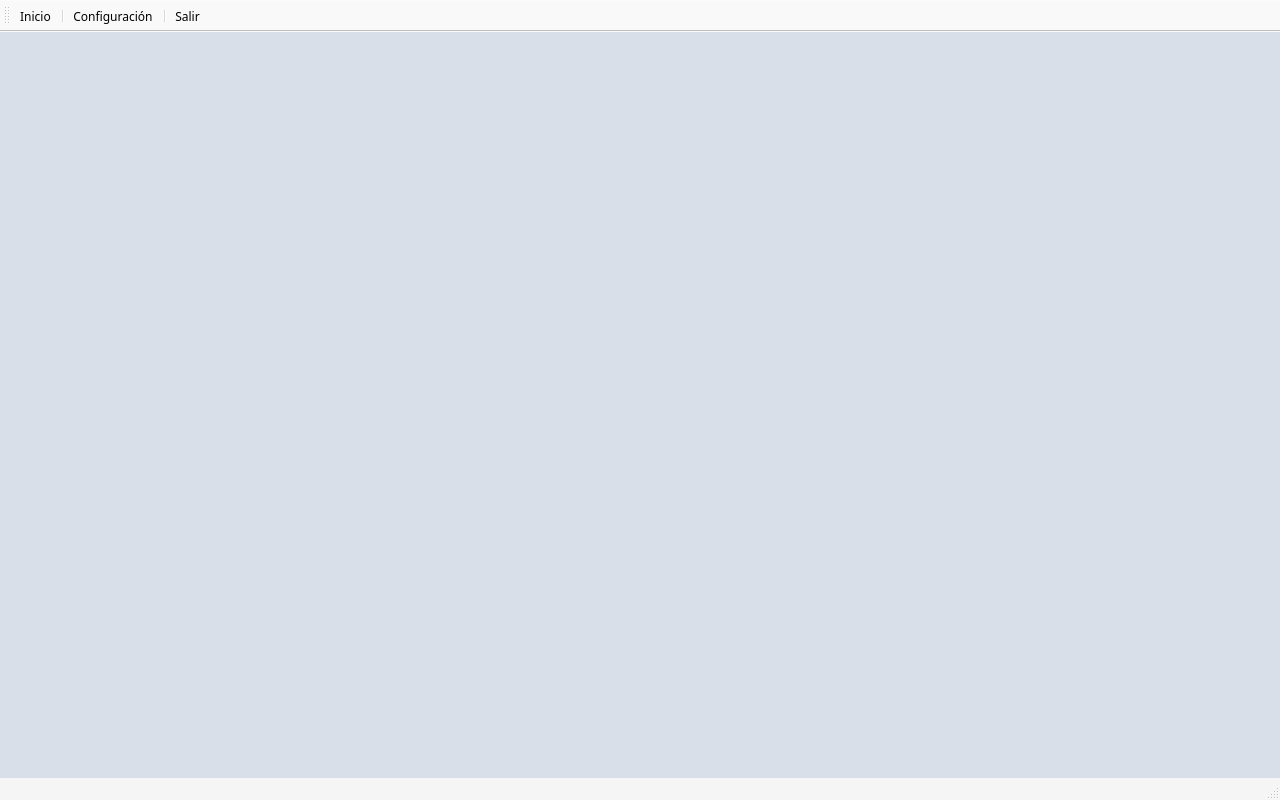
<?xml version="1.0" encoding="UTF-8"?>
<ui version="4.0">
 <class>MainWindow</class>
 <widget class="QMainWindow" name="MainWindow">
  <property name="geometry">
   <rect>
    <x>0</x>
    <y>0</y>
    <width>1280</width>
    <height>800</height>
   </rect>
  </property>
  <property name="windowTitle">
   <string>Twelve Technologies</string>
  </property>
  <property name="styleSheet">
   <string notr="true">#centralwidget 
{
	background: #D9DFE8;
}
QToolBar{
	background: rgba(255, 255, 255, 100); 
}
QStatusBar{
	background: rgba(255, 255, 255, 100); 
}
#page_bienvenida{
background-image: url(:/ASSETS/fondo_home.jpg);
}
#page_registro{
background-image: url(:/ASSETS/fondo.jpg);
}
#page_resultados{
background-image: url(:/ASSETS/fondo.jpg);
}
QPushButton
{
  color: white;
  font: 57 14pt &quot;Exo&quot;;
  border: 0px;
  padding: 0 8px;
  border-radius: 18px;
  background: #243046;
  height: 41px;
}

QPushButton#btnPrueba
{
    background: #D9DFE8;	
	background-image: url(:/ASSETS/prueba.png);
}
QPushButton#btnHistorial
{
    background: #D9DFE8;	
	background-image: url(:/ASSETS/historial.png);
}

QPushButton#pushButton_3
{
  border: 2px solid gray;
  border-radius: 10px;
  padding: 0 8px;
  background: yellow;
}

QTextEdit
{
  font: 57 14pt &quot;Exo&quot;;
  border: 2px solid silver;
  padding: 5px 8px 5px 8px;
  border-radius: 10px;
  background: #fff;
}</string>
  </property>
  <widget class="QWidget" name="centralwidget">
   <widget class="QStackedWidget" name="stackedWidget">
    <property name="enabled">
     <bool>true</bool>
    </property>
    <property name="geometry">
     <rect>
      <x>0</x>
      <y>0</y>
      <width>1280</width>
      <height>714</height>
     </rect>
    </property>
    <property name="font">
     <font>
      <family>Exo</family>
      <pointsize>40</pointsize>
     </font>
    </property>
    <property name="mouseTracking">
     <bool>false</bool>
    </property>
    <property name="currentIndex">
     <number>0</number>
    </property>
    <widget class="QWidget" name="page_bienvenida">
     <widget class="QLabel" name="img_logo">
      <property name="geometry">
       <rect>
        <x>150</x>
        <y>150</y>
        <width>311</width>
        <height>411</height>
       </rect>
      </property>
      <property name="text">
       <string/>
      </property>
      <property name="pixmap">
       <pixmap>ASSETS/logo.png</pixmap>
      </property>
      <property name="scaledContents">
       <bool>true</bool>
      </property>
     </widget>
     <widget class="QPushButton" name="btnHistorial">
      <property name="enabled">
       <bool>true</bool>
      </property>
      <property name="geometry">
       <rect>
        <x>890</x>
        <y>400</y>
        <width>269</width>
        <height>87</height>
       </rect>
      </property>
      <property name="text">
       <string/>
      </property>
     </widget>
     <widget class="QPushButton" name="btnPrueba">
      <property name="geometry">
       <rect>
        <x>890</x>
        <y>290</y>
        <width>269</width>
        <height>87</height>
       </rect>
      </property>
      <property name="text">
       <string/>
      </property>
     </widget>
    </widget>
    <widget class="QWidget" name="page_registro">
     <widget class="QTextEdit" name="txtNombre">
      <property name="geometry">
       <rect>
        <x>270</x>
        <y>240</y>
        <width>411</width>
        <height>41</height>
       </rect>
      </property>
      <property name="font">
       <font>
        <family>Exo</family>
        <pointsize>14</pointsize>
        <weight>7</weight>
        <italic>false</italic>
        <bold>false</bold>
       </font>
      </property>
      <property name="frameShadow">
       <enum>QFrame::Sunken</enum>
      </property>
      <property name="verticalScrollBarPolicy">
       <enum>Qt::ScrollBarAlwaysOff</enum>
      </property>
      <property name="html">
       <string>&lt;!DOCTYPE HTML PUBLIC &quot;-//W3C//DTD HTML 4.0//EN&quot; &quot;http://www.w3.org/TR/REC-html40/strict.dtd&quot;&gt;
&lt;html&gt;&lt;head&gt;&lt;meta name=&quot;qrichtext&quot; content=&quot;1&quot; /&gt;&lt;style type=&quot;text/css&quot;&gt;
p, li { white-space: pre-wrap; }
&lt;/style&gt;&lt;/head&gt;&lt;body style=&quot; font-family:'Exo'; font-size:14pt; font-weight:56; font-style:normal;&quot;&gt;
&lt;p style=&quot;-qt-paragraph-type:empty; margin-top:0px; margin-bottom:0px; margin-left:0px; margin-right:0px; -qt-block-indent:0; text-indent:0px; font-family:'Cantarell'; font-size:11pt; font-weight:400;&quot;&gt;&lt;br /&gt;&lt;/p&gt;&lt;/body&gt;&lt;/html&gt;</string>
      </property>
     </widget>
     <widget class="QPushButton" name="btnRegistrar">
      <property name="geometry">
       <rect>
        <x>1040</x>
        <y>580</y>
        <width>200</width>
        <height>41</height>
       </rect>
      </property>
      <property name="font">
       <font>
        <family>Exo</family>
        <pointsize>14</pointsize>
        <weight>7</weight>
        <italic>false</italic>
        <bold>false</bold>
       </font>
      </property>
      <property name="text">
       <string>Siguiente</string>
      </property>
     </widget>
     <widget class="QLabel" name="label">
      <property name="geometry">
       <rect>
        <x>160</x>
        <y>250</y>
        <width>81</width>
        <height>21</height>
       </rect>
      </property>
      <property name="font">
       <font>
        <family>Exo</family>
        <pointsize>16</pointsize>
       </font>
      </property>
      <property name="styleSheet">
       <string notr="true">color: rgb(238, 238, 236);</string>
      </property>
      <property name="text">
       <string>Nombre</string>
      </property>
     </widget>
     <widget class="QLabel" name="label_2">
      <property name="geometry">
       <rect>
        <x>190</x>
        <y>330</y>
        <width>63</width>
        <height>20</height>
       </rect>
      </property>
      <property name="font">
       <font>
        <family>Exo</family>
        <pointsize>16</pointsize>
       </font>
      </property>
      <property name="styleSheet">
       <string notr="true">color: rgb(238, 238, 236);</string>
      </property>
      <property name="text">
       <string>Sexo</string>
      </property>
     </widget>
     <widget class="QLabel" name="label_3">
      <property name="geometry">
       <rect>
        <x>190</x>
        <y>410</y>
        <width>63</width>
        <height>20</height>
       </rect>
      </property>
      <property name="font">
       <font>
        <family>Exo</family>
        <pointsize>16</pointsize>
       </font>
      </property>
      <property name="styleSheet">
       <string notr="true">color: rgb(238, 238, 236);</string>
      </property>
      <property name="text">
       <string>Edad</string>
      </property>
     </widget>
     <widget class="QSpinBox" name="spinBoxEdad">
      <property name="geometry">
       <rect>
        <x>270</x>
        <y>400</y>
        <width>131</width>
        <height>36</height>
       </rect>
      </property>
      <property name="font">
       <font>
        <family>Exo</family>
        <pointsize>14</pointsize>
       </font>
      </property>
     </widget>
     <widget class="QComboBox" name="comboBoxSexo">
      <property name="geometry">
       <rect>
        <x>270</x>
        <y>320</y>
        <width>201</width>
        <height>36</height>
       </rect>
      </property>
      <property name="font">
       <font>
        <family>Exo</family>
        <pointsize>14</pointsize>
       </font>
      </property>
      <item>
       <property name="text">
        <string>Masculino</string>
       </property>
      </item>
      <item>
       <property name="text">
        <string>Femenino</string>
       </property>
      </item>
     </widget>
     <widget class="QLabel" name="loguito">
      <property name="geometry">
       <rect>
        <x>30</x>
        <y>634</y>
        <width>45</width>
        <height>41</height>
       </rect>
      </property>
      <property name="text">
       <string/>
      </property>
      <property name="pixmap">
       <pixmap resource="myresource.qrc">:/ASSETS/logo_icono.png</pixmap>
      </property>
      <property name="scaledContents">
       <bool>true</bool>
      </property>
     </widget>
    </widget>
    <widget class="QWidget" name="page_seleccion">
     <widget class="QPushButton" name="btnAddPreset">
      <property name="geometry">
       <rect>
        <x>570</x>
        <y>600</y>
        <width>200</width>
        <height>41</height>
       </rect>
      </property>
      <property name="font">
       <font>
        <family>Exo</family>
        <pointsize>14</pointsize>
        <weight>7</weight>
        <italic>false</italic>
        <bold>false</bold>
       </font>
      </property>
      <property name="text">
       <string>Añadir prueba</string>
      </property>
     </widget>
     <widget class="QLabel" name="label_5">
      <property name="geometry">
       <rect>
        <x>990</x>
        <y>200</y>
        <width>101</width>
        <height>20</height>
       </rect>
      </property>
      <property name="font">
       <font>
        <family>Exo</family>
        <pointsize>16</pointsize>
       </font>
      </property>
      <property name="text">
       <string>No. Fichas</string>
      </property>
     </widget>
     <widget class="QSpinBox" name="spinBox_2">
      <property name="geometry">
       <rect>
        <x>980</x>
        <y>230</y>
        <width>171</width>
        <height>41</height>
       </rect>
      </property>
      <property name="font">
       <font>
        <family>Exo</family>
        <pointsize>14</pointsize>
       </font>
      </property>
     </widget>
     <widget class="QTimeEdit" name="timeEdit">
      <property name="geometry">
       <rect>
        <x>980</x>
        <y>370</y>
        <width>171</width>
        <height>41</height>
       </rect>
      </property>
      <property name="font">
       <font>
        <family>Exo</family>
        <pointsize>14</pointsize>
       </font>
      </property>
      <property name="displayFormat">
       <string>mm:ss</string>
      </property>
     </widget>
     <widget class="QLabel" name="label_6">
      <property name="geometry">
       <rect>
        <x>990</x>
        <y>340</y>
        <width>91</width>
        <height>20</height>
       </rect>
      </property>
      <property name="font">
       <font>
        <family>Exo</family>
        <pointsize>16</pointsize>
       </font>
      </property>
      <property name="text">
       <string>Tiempo</string>
      </property>
     </widget>
     <widget class="QPushButton" name="btnRun">
      <property name="geometry">
       <rect>
        <x>960</x>
        <y>600</y>
        <width>200</width>
        <height>41</height>
       </rect>
      </property>
      <property name="font">
       <font>
        <family>Exo</family>
        <pointsize>14</pointsize>
        <weight>7</weight>
        <italic>false</italic>
        <bold>false</bold>
       </font>
      </property>
      <property name="styleSheet">
       <string notr="true">background-color: #00D5A8;</string>
      </property>
      <property name="text">
       <string>Ejecutar prueba</string>
      </property>
     </widget>
     <widget class="QComboBox" name="comboBtnFicha1">
      <property name="geometry">
       <rect>
        <x>570</x>
        <y>170</y>
        <width>191</width>
        <height>61</height>
       </rect>
      </property>
      <property name="font">
       <font>
        <family>Exo</family>
        <pointsize>14</pointsize>
       </font>
      </property>
      <item>
       <property name="text">
        <string>Rojo</string>
       </property>
      </item>
      <item>
       <property name="text">
        <string>Verde</string>
       </property>
      </item>
      <item>
       <property name="text">
        <string>Azul</string>
       </property>
      </item>
     </widget>
     <widget class="QComboBox" name="comboBtnFicha2">
      <property name="geometry">
       <rect>
        <x>570</x>
        <y>270</y>
        <width>191</width>
        <height>61</height>
       </rect>
      </property>
      <property name="font">
       <font>
        <family>Exo</family>
        <pointsize>14</pointsize>
       </font>
      </property>
      <item>
       <property name="text">
        <string>Rojo</string>
       </property>
      </item>
      <item>
       <property name="text">
        <string>Verde</string>
       </property>
      </item>
      <item>
       <property name="text">
        <string>Azul</string>
       </property>
      </item>
     </widget>
     <widget class="QComboBox" name="comboBtnFicha3">
      <property name="geometry">
       <rect>
        <x>570</x>
        <y>370</y>
        <width>191</width>
        <height>61</height>
       </rect>
      </property>
      <property name="font">
       <font>
        <family>Exo</family>
        <pointsize>14</pointsize>
       </font>
      </property>
      <item>
       <property name="text">
        <string>Rojo</string>
       </property>
      </item>
      <item>
       <property name="text">
        <string>Verde</string>
       </property>
      </item>
      <item>
       <property name="text">
        <string>Azul</string>
       </property>
      </item>
     </widget>
     <widget class="QPushButton" name="btnSeleccionarTipo">
      <property name="geometry">
       <rect>
        <x>150</x>
        <y>600</y>
        <width>231</width>
        <height>41</height>
       </rect>
      </property>
      <property name="font">
       <font>
        <family>Exo</family>
        <pointsize>14</pointsize>
        <weight>7</weight>
        <italic>false</italic>
        <bold>false</bold>
       </font>
      </property>
      <property name="text">
       <string>Seleccionar prueba</string>
      </property>
     </widget>
     <widget class="QListWidget" name="listWidgetPresets">
      <property name="geometry">
       <rect>
        <x>120</x>
        <y>80</y>
        <width>291</width>
        <height>431</height>
       </rect>
      </property>
      <property name="font">
       <font>
        <family>Exo</family>
        <pointsize>14</pointsize>
       </font>
      </property>
      <property name="styleSheet">
       <string notr="true">border: 2px solid silver;
  padding: 5px 8px 5px 8px;
  border-radius: 10px;
  background: #fff;</string>
      </property>
      <item>
       <property name="text">
        <string>Fácil</string>
       </property>
      </item>
      <item>
       <property name="text">
        <string>Intermedio</string>
       </property>
      </item>
      <item>
       <property name="text">
        <string>Dificil</string>
       </property>
      </item>
      <item>
       <property name="text">
        <string>Veterano</string>
       </property>
      </item>
      <item>
       <property name="text">
        <string>Dios</string>
       </property>
      </item>
     </widget>
     <widget class="QLabel" name="label_10">
      <property name="geometry">
       <rect>
        <x>140</x>
        <y>50</y>
        <width>151</width>
        <height>20</height>
       </rect>
      </property>
      <property name="font">
       <font>
        <family>Exo</family>
        <pointsize>16</pointsize>
       </font>
      </property>
      <property name="text">
       <string>Tipo de Pruebas</string>
      </property>
     </widget>
     <widget class="QLabel" name="loguito_2">
      <property name="geometry">
       <rect>
        <x>30</x>
        <y>634</y>
        <width>45</width>
        <height>41</height>
       </rect>
      </property>
      <property name="text">
       <string/>
      </property>
      <property name="pixmap">
       <pixmap resource="myresource.qrc">:/ASSETS/logo_icono.png</pixmap>
      </property>
      <property name="scaledContents">
       <bool>true</bool>
      </property>
     </widget>
    </widget>
    <widget class="QWidget" name="page_ejecucion">
     <widget class="QLabel" name="imgFicha1">
      <property name="geometry">
       <rect>
        <x>180</x>
        <y>80</y>
        <width>140</width>
        <height>161</height>
       </rect>
      </property>
      <property name="text">
       <string/>
      </property>
      <property name="pixmap">
       <pixmap>images/btnred.png</pixmap>
      </property>
      <property name="scaledContents">
       <bool>true</bool>
      </property>
     </widget>
     <widget class="QLabel" name="imgFicha2">
      <property name="geometry">
       <rect>
        <x>180</x>
        <y>260</y>
        <width>140</width>
        <height>161</height>
       </rect>
      </property>
      <property name="text">
       <string/>
      </property>
      <property name="pixmap">
       <pixmap>images/btnblue.png</pixmap>
      </property>
      <property name="scaledContents">
       <bool>true</bool>
      </property>
     </widget>
     <widget class="QLabel" name="imgFicha3">
      <property name="geometry">
       <rect>
        <x>180</x>
        <y>440</y>
        <width>140</width>
        <height>161</height>
       </rect>
      </property>
      <property name="text">
       <string/>
      </property>
      <property name="pixmap">
       <pixmap>images/btngreen.png</pixmap>
      </property>
      <property name="scaledContents">
       <bool>true</bool>
      </property>
     </widget>
     <widget class="QPushButton" name="btnStop">
      <property name="geometry">
       <rect>
        <x>1060</x>
        <y>600</y>
        <width>161</width>
        <height>41</height>
       </rect>
      </property>
      <property name="font">
       <font>
        <family>Exo</family>
        <pointsize>14</pointsize>
        <weight>7</weight>
        <italic>false</italic>
        <bold>false</bold>
       </font>
      </property>
      <property name="styleSheet">
       <string notr="true">background-color: #00D5A8;</string>
      </property>
      <property name="text">
       <string>STOP</string>
      </property>
     </widget>
     <widget class="QPushButton" name="btnStart">
      <property name="geometry">
       <rect>
        <x>650</x>
        <y>380</y>
        <width>271</width>
        <height>41</height>
       </rect>
      </property>
      <property name="font">
       <font>
        <family>Exo</family>
        <pointsize>14</pointsize>
        <weight>50</weight>
        <italic>false</italic>
        <bold>false</bold>
       </font>
      </property>
      <property name="styleSheet">
       <string notr="true">font: &quot;Exo&quot;;</string>
      </property>
      <property name="text">
       <string>Iniciar Prueba</string>
      </property>
     </widget>
     <widget class="QPushButton" name="btnFalso">
      <property name="geometry">
       <rect>
        <x>490</x>
        <y>620</y>
        <width>281</width>
        <height>41</height>
       </rect>
      </property>
      <property name="font">
       <font>
        <family>Exo</family>
        <pointsize>14</pointsize>
        <weight>7</weight>
        <italic>false</italic>
        <bold>false</bold>
       </font>
      </property>
      <property name="text">
       <string>Insertar secuencia correcta</string>
      </property>
     </widget>
     <widget class="QLabel" name="lblTiempo">
      <property name="geometry">
       <rect>
        <x>510</x>
        <y>130</y>
        <width>541</width>
        <height>191</height>
       </rect>
      </property>
      <property name="sizePolicy">
       <sizepolicy hsizetype="Preferred" vsizetype="Preferred">
        <horstretch>0</horstretch>
        <verstretch>0</verstretch>
       </sizepolicy>
      </property>
      <property name="font">
       <font>
        <family>Exo</family>
        <pointsize>107</pointsize>
        <weight>50</weight>
        <bold>false</bold>
       </font>
      </property>
      <property name="styleSheet">
       <string notr="true">border: 2px solid silver;
  border-radius: 20px;
  background: #fff;</string>
      </property>
      <property name="text">
       <string>00:00</string>
      </property>
      <property name="alignment">
       <set>Qt::AlignCenter</set>
      </property>
      <property name="wordWrap">
       <bool>false</bool>
      </property>
     </widget>
     <widget class="QLabel" name="loguito_3">
      <property name="geometry">
       <rect>
        <x>30</x>
        <y>634</y>
        <width>45</width>
        <height>41</height>
       </rect>
      </property>
      <property name="text">
       <string/>
      </property>
      <property name="pixmap">
       <pixmap resource="myresource.qrc">:/ASSETS/logo_icono.png</pixmap>
      </property>
      <property name="scaledContents">
       <bool>true</bool>
      </property>
     </widget>
    </widget>
    <widget class="QWidget" name="page_resultados">
     <widget class="QLabel" name="label_14">
      <property name="geometry">
       <rect>
        <x>260</x>
        <y>40</y>
        <width>341</width>
        <height>61</height>
       </rect>
      </property>
      <property name="font">
       <font>
        <family>Exo</family>
        <pointsize>32</pointsize>
       </font>
      </property>
      <property name="styleSheet">
       <string notr="true">color: rgb(238, 238, 236);</string>
      </property>
      <property name="text">
       <string>Prueba finalizada</string>
      </property>
     </widget>
     <widget class="QLabel" name="label_15">
      <property name="geometry">
       <rect>
        <x>210</x>
        <y>270</y>
        <width>241</width>
        <height>20</height>
       </rect>
      </property>
      <property name="font">
       <font>
        <family>Exo</family>
        <pointsize>16</pointsize>
       </font>
      </property>
      <property name="styleSheet">
       <string notr="true">color: rgb(238, 238, 236);</string>
      </property>
      <property name="text">
       <string>Total de piezas correctas</string>
      </property>
     </widget>
     <widget class="QLabel" name="label_16">
      <property name="geometry">
       <rect>
        <x>200</x>
        <y>460</y>
        <width>261</width>
        <height>20</height>
       </rect>
      </property>
      <property name="font">
       <font>
        <family>Exo</family>
        <pointsize>16</pointsize>
       </font>
      </property>
      <property name="styleSheet">
       <string notr="true">color: rgb(238, 238, 236);</string>
      </property>
      <property name="text">
       <string>Total de piezas incorrectas</string>
      </property>
     </widget>
     <widget class="QLCDNumber" name="lcdNumberWin">
      <property name="geometry">
       <rect>
        <x>530</x>
        <y>220</y>
        <width>231</width>
        <height>121</height>
       </rect>
      </property>
      <property name="font">
       <font>
        <pointsize>20</pointsize>
       </font>
      </property>
      <property name="styleSheet">
       <string notr="true">border: 2px solid silver;
  border-radius: 20px;
  background: #fff;</string>
      </property>
      <property name="frameShape">
       <enum>QFrame::Panel</enum>
      </property>
      <property name="frameShadow">
       <enum>QFrame::Raised</enum>
      </property>
      <property name="smallDecimalPoint">
       <bool>false</bool>
      </property>
      <property name="digitCount">
       <number>2</number>
      </property>
      <property name="segmentStyle">
       <enum>QLCDNumber::Flat</enum>
      </property>
      <property name="intValue" stdset="0">
       <number>25</number>
      </property>
     </widget>
     <widget class="QLCDNumber" name="lcdNumberFail">
      <property name="geometry">
       <rect>
        <x>530</x>
        <y>410</y>
        <width>231</width>
        <height>121</height>
       </rect>
      </property>
      <property name="font">
       <font>
        <pointsize>20</pointsize>
       </font>
      </property>
      <property name="styleSheet">
       <string notr="true">border: 2px solid silver;
  border-radius: 20px;
  background: #fff;</string>
      </property>
      <property name="frameShape">
       <enum>QFrame::Panel</enum>
      </property>
      <property name="frameShadow">
       <enum>QFrame::Raised</enum>
      </property>
      <property name="smallDecimalPoint">
       <bool>false</bool>
      </property>
      <property name="digitCount">
       <number>2</number>
      </property>
      <property name="segmentStyle">
       <enum>QLCDNumber::Flat</enum>
      </property>
      <property name="intValue" stdset="0">
       <number>5</number>
      </property>
     </widget>
     <widget class="QPushButton" name="btnReinicio">
      <property name="geometry">
       <rect>
        <x>1050</x>
        <y>500</y>
        <width>200</width>
        <height>41</height>
       </rect>
      </property>
      <property name="text">
       <string>Reiniciar</string>
      </property>
     </widget>
     <widget class="QPushButton" name="btnFinalizar">
      <property name="geometry">
       <rect>
        <x>1050</x>
        <y>580</y>
        <width>200</width>
        <height>41</height>
       </rect>
      </property>
      <property name="styleSheet">
       <string notr="true">background-color: #00D5A8;</string>
      </property>
      <property name="text">
       <string>Finalizar</string>
      </property>
     </widget>
     <widget class="QLabel" name="loguito_4">
      <property name="geometry">
       <rect>
        <x>30</x>
        <y>634</y>
        <width>45</width>
        <height>41</height>
       </rect>
      </property>
      <property name="text">
       <string/>
      </property>
      <property name="pixmap">
       <pixmap resource="myresource.qrc">:/ASSETS/logo_icono.png</pixmap>
      </property>
      <property name="scaledContents">
       <bool>true</bool>
      </property>
     </widget>
    </widget>
    <widget class="QWidget" name="page_historial">
     <widget class="QToolButton" name="btnDelete">
      <property name="geometry">
       <rect>
        <x>1090</x>
        <y>560</y>
        <width>36</width>
        <height>36</height>
       </rect>
      </property>
      <property name="text">
       <string/>
      </property>
      <property name="icon">
       <iconset>
        <normaloff>images/delete.png</normaloff>images/delete.png</iconset>
      </property>
     </widget>
     <widget class="QToolButton" name="btnEdit">
      <property name="geometry">
       <rect>
        <x>1140</x>
        <y>560</y>
        <width>36</width>
        <height>36</height>
       </rect>
      </property>
      <property name="text">
       <string/>
      </property>
      <property name="icon">
       <iconset>
        <normaloff>images/edit.png</normaloff>images/edit.png</iconset>
      </property>
     </widget>
     <widget class="QToolButton" name="btnExport">
      <property name="geometry">
       <rect>
        <x>1190</x>
        <y>560</y>
        <width>36</width>
        <height>36</height>
       </rect>
      </property>
      <property name="text">
       <string/>
      </property>
      <property name="icon">
       <iconset>
        <normaloff>images/export.png</normaloff>images/export.png</iconset>
      </property>
     </widget>
     <widget class="QLabel" name="loguito_5">
      <property name="geometry">
       <rect>
        <x>30</x>
        <y>634</y>
        <width>45</width>
        <height>41</height>
       </rect>
      </property>
      <property name="text">
       <string/>
      </property>
      <property name="pixmap">
       <pixmap resource="myresource.qrc">:/ASSETS/logo_icono.png</pixmap>
      </property>
      <property name="scaledContents">
       <bool>true</bool>
      </property>
     </widget>
     <widget class="QLabel" name="label_11">
      <property name="geometry">
       <rect>
        <x>60</x>
        <y>29</y>
        <width>151</width>
        <height>31</height>
       </rect>
      </property>
      <property name="font">
       <font>
        <family>Exo</family>
        <pointsize>16</pointsize>
       </font>
      </property>
      <property name="text">
       <string>Registros</string>
      </property>
     </widget>
     <widget class="QTableWidget" name="tableWidgetHistorial">
      <property name="geometry">
       <rect>
        <x>40</x>
        <y>60</y>
        <width>1201</width>
        <height>491</height>
       </rect>
      </property>
      <property name="autoFillBackground">
       <bool>true</bool>
      </property>
      <property name="styleSheet">
       <string notr="true"> font: 57 14pt &quot;Exo&quot;;</string>
      </property>
      <property name="frameShadow">
       <enum>QFrame::Sunken</enum>
      </property>
      <property name="sizeAdjustPolicy">
       <enum>QAbstractScrollArea::AdjustToContents</enum>
      </property>
      <property name="rowCount">
       <number>2</number>
      </property>
      <property name="columnCount">
       <number>8</number>
      </property>
      <attribute name="horizontalHeaderDefaultSectionSize">
       <number>147</number>
      </attribute>
      <row/>
      <row/>
      <column>
       <property name="text">
        <string>idPrueba</string>
       </property>
      </column>
      <column>
       <property name="text">
        <string>New Column</string>
       </property>
      </column>
      <column>
       <property name="text">
        <string>idEmpresa</string>
       </property>
      </column>
      <column>
       <property name="text">
        <string>idPersona</string>
       </property>
      </column>
      <column>
       <property name="text">
        <string>idTipo</string>
       </property>
      </column>
      <column>
       <property name="text">
        <string>Fecha</string>
       </property>
      </column>
      <column>
       <property name="text">
        <string>no.Aciertos</string>
       </property>
      </column>
      <column>
       <property name="text">
        <string>aprobado</string>
       </property>
      </column>
     </widget>
    </widget>
    <widget class="QWidget" name="page_empresas">
     <widget class="QTextEdit" name="txtNombreEmpresa">
      <property name="geometry">
       <rect>
        <x>380</x>
        <y>440</y>
        <width>361</width>
        <height>41</height>
       </rect>
      </property>
      <property name="verticalScrollBarPolicy">
       <enum>Qt::ScrollBarAlwaysOff</enum>
      </property>
     </widget>
     <widget class="QLabel" name="label_7">
      <property name="geometry">
       <rect>
        <x>130</x>
        <y>450</y>
        <width>221</width>
        <height>20</height>
       </rect>
      </property>
      <property name="font">
       <font>
        <family>Exo</family>
        <pointsize>16</pointsize>
       </font>
      </property>
      <property name="text">
       <string>Nombre de la empresa</string>
      </property>
     </widget>
     <widget class="QPushButton" name="btnRegistrar_2">
      <property name="geometry">
       <rect>
        <x>650</x>
        <y>650</y>
        <width>171</width>
        <height>41</height>
       </rect>
      </property>
      <property name="text">
       <string>Siguiente</string>
      </property>
     </widget>
     <widget class="QLabel" name="label_8">
      <property name="geometry">
       <rect>
        <x>260</x>
        <y>530</y>
        <width>91</width>
        <height>20</height>
       </rect>
      </property>
      <property name="font">
       <font>
        <pointsize>16</pointsize>
       </font>
      </property>
      <property name="text">
       <string>Dirección</string>
      </property>
     </widget>
     <widget class="QTextEdit" name="txtDireccionEmpresa">
      <property name="geometry">
       <rect>
        <x>380</x>
        <y>520</y>
        <width>361</width>
        <height>41</height>
       </rect>
      </property>
      <property name="verticalScrollBarPolicy">
       <enum>Qt::ScrollBarAlwaysOff</enum>
      </property>
     </widget>
     <widget class="QLabel" name="label_9">
      <property name="geometry">
       <rect>
        <x>260</x>
        <y>610</y>
        <width>91</width>
        <height>20</height>
       </rect>
      </property>
      <property name="font">
       <font>
        <pointsize>16</pointsize>
       </font>
      </property>
      <property name="text">
       <string>Surcursal</string>
      </property>
     </widget>
     <widget class="QSpinBox" name="spinBoxEmpresa">
      <property name="geometry">
       <rect>
        <x>380</x>
        <y>600</y>
        <width>131</width>
        <height>41</height>
       </rect>
      </property>
      <property name="font">
       <font>
        <family>Exo</family>
        <pointsize>14</pointsize>
       </font>
      </property>
     </widget>
     <widget class="QPushButton" name="btnGuardarEmpresa">
      <property name="geometry">
       <rect>
        <x>990</x>
        <y>630</y>
        <width>221</width>
        <height>41</height>
       </rect>
      </property>
      <property name="styleSheet">
       <string notr="true">background-color: #00D5A8;</string>
      </property>
      <property name="text">
       <string>Guardar empresa</string>
      </property>
     </widget>
     <widget class="QScrollArea" name="scrollArea_2">
      <property name="geometry">
       <rect>
        <x>20</x>
        <y>20</y>
        <width>1191</width>
        <height>291</height>
       </rect>
      </property>
      <property name="widgetResizable">
       <bool>true</bool>
      </property>
      <widget class="QWidget" name="scrollAreaWidgetContents_2">
       <property name="geometry">
        <rect>
         <x>0</x>
         <y>0</y>
         <width>1187</width>
         <height>287</height>
        </rect>
       </property>
       <layout class="QHBoxLayout" name="horizontalLayout_3">
        <item>
         <widget class="QListWidget" name="listEmpresas">
          <property name="font">
           <font>
            <family>Exo</family>
            <pointsize>14</pointsize>
           </font>
          </property>
          <item>
           <property name="text">
            <string>Prueba 1</string>
           </property>
          </item>
          <item>
           <property name="text">
            <string>Prueba 2</string>
           </property>
          </item>
          <item>
           <property name="text">
            <string>Prueba 3</string>
           </property>
          </item>
          <item>
           <property name="text">
            <string>Prueba 4</string>
           </property>
          </item>
          <item>
           <property name="text">
            <string>Prueba 5</string>
           </property>
          </item>
          <item>
           <property name="text">
            <string>New Item</string>
           </property>
          </item>
         </widget>
        </item>
       </layout>
      </widget>
     </widget>
     <widget class="QPushButton" name="btnSeleccionarEmpresa">
      <property name="geometry">
       <rect>
        <x>980</x>
        <y>320</y>
        <width>231</width>
        <height>41</height>
       </rect>
      </property>
      <property name="text">
       <string>Seleccionar empresa</string>
      </property>
     </widget>
     <widget class="QLabel" name="loguito_6">
      <property name="geometry">
       <rect>
        <x>30</x>
        <y>634</y>
        <width>45</width>
        <height>41</height>
       </rect>
      </property>
      <property name="text">
       <string/>
      </property>
      <property name="pixmap">
       <pixmap resource="myresource.qrc">:/ASSETS/logo_icono.png</pixmap>
      </property>
      <property name="scaledContents">
       <bool>true</bool>
      </property>
     </widget>
    </widget>
   </widget>
  </widget>
  <widget class="QToolBar" name="toolBar">
   <property name="font">
    <font>
     <family>Exo</family>
    </font>
   </property>
   <property name="windowTitle">
    <string>toolBar</string>
   </property>
   <property name="toolButtonStyle">
    <enum>Qt::ToolButtonTextUnderIcon</enum>
   </property>
   <attribute name="toolBarArea">
    <enum>TopToolBarArea</enum>
   </attribute>
   <attribute name="toolBarBreak">
    <bool>false</bool>
   </attribute>
   <addaction name="actionInicio"/>
   <addaction name="separator"/>
   <addaction name="actionConfiguraci_n"/>
   <addaction name="separator"/>
   <addaction name="actionSalir"/>
  </widget>
  <widget class="QStatusBar" name="statusbar"/>
  <action name="actionInicio">
   <property name="icon">
    <iconset>
     <normaloff>images/home.png</normaloff>images/home.png</iconset>
   </property>
   <property name="text">
    <string>Inicio</string>
   </property>
   <property name="toolTip">
    <string>Regresar a inicio</string>
   </property>
   <property name="font">
    <font>
     <family>Exo</family>
    </font>
   </property>
  </action>
  <action name="actionConfiguraci_n">
   <property name="icon">
    <iconset>
     <normaloff>images/conf.png</normaloff>images/conf.png</iconset>
   </property>
   <property name="text">
    <string>Configuración</string>
   </property>
   <property name="toolTip">
    <string>Configuraciones</string>
   </property>
   <property name="font">
    <font>
     <family>Exo</family>
    </font>
   </property>
  </action>
  <action name="actionSalir">
   <property name="icon">
    <iconset>
     <normaloff>images/exit24.png</normaloff>images/exit24.png</iconset>
   </property>
   <property name="text">
    <string>Salir</string>
   </property>
   <property name="toolTip">
    <string>Salir de la aplicación</string>
   </property>
   <property name="font">
    <font>
     <family>Exo</family>
    </font>
   </property>
   <property name="shortcut">
    <string>Ctrl+Q</string>
   </property>
  </action>
 </widget>
 <resources>
  <include location="myresource.qrc"/>
 </resources>
 <connections/>
</ui>
